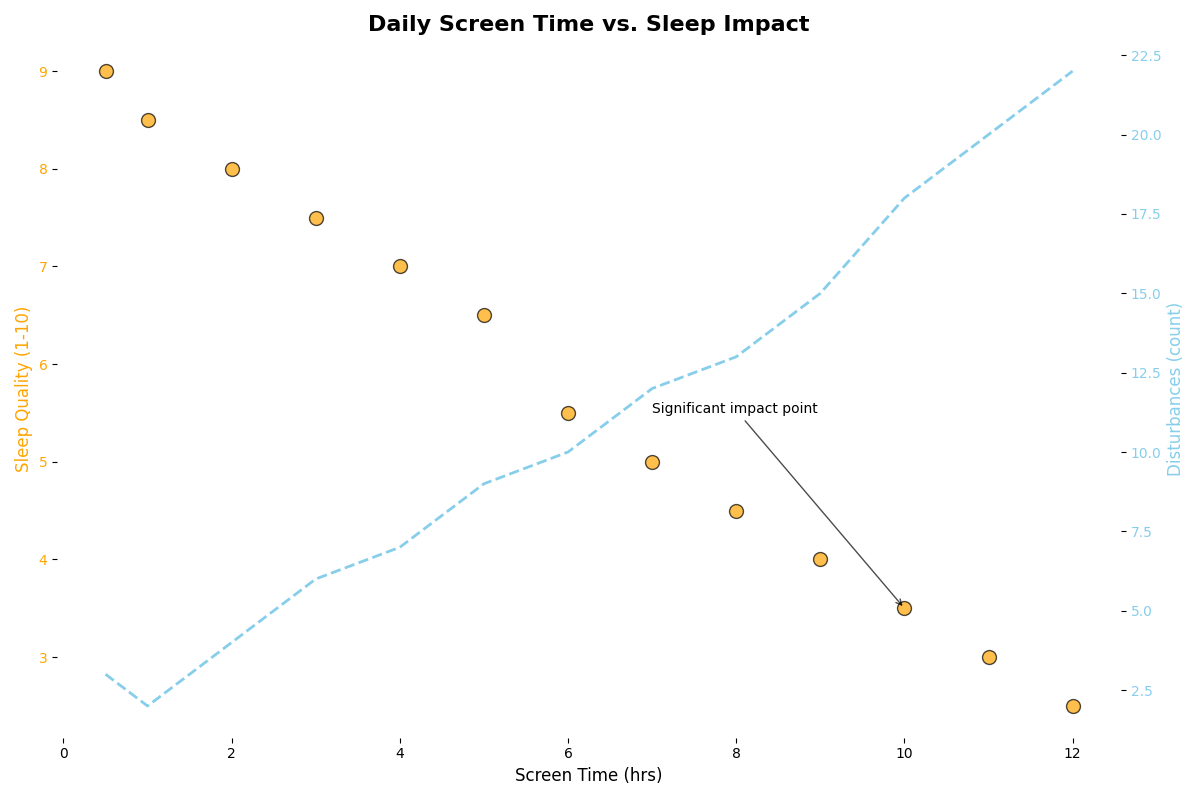

This figure's Python source:
import matplotlib.pyplot as plt
import numpy as np

# Data preparation
screen_time = np.array([0.5, 1, 2, 3, 4, 5, 6, 7, 8, 9, 10, 11, 12])
sleep_quality = np.array([9, 8.5, 8, 7.5, 7, 6.5, 5.5, 5, 4.5, 4, 3.5, 3, 2.5])
sleep_disturbances = np.array([3, 2, 4, 6, 7, 9, 10, 12, 13, 15, 18, 20, 22])

# Create a figure and axes with dual y-axes
fig, ax1 = plt.subplots(figsize=(12, 8))

# Scatter plot
ax1.scatter(screen_time, sleep_quality, c='orange', edgecolor='k', s=100, alpha=0.7)
ax1.set_xlabel('Screen Time (hrs)', fontsize=12)
ax1.set_ylabel('Sleep Quality (1-10)', fontsize=12, color='orange')
ax1.tick_params(axis='y', labelcolor='orange')

# Secondary y-axis
ax2 = ax1.twinx()
ax2.plot(screen_time, sleep_disturbances, color='skyblue', linewidth=2, linestyle='--')
ax2.set_ylabel('Disturbances (count)', fontsize=12, color='skyblue')
ax2.tick_params(axis='y', labelcolor='skyblue')

# Title
plt.title('Daily Screen Time vs. Sleep Impact', fontsize=16, fontweight='bold')

# Remove chart borders
for spine in ax1.spines.values():
    spine.set_visible(False)
for spine in ax2.spines.values():
    spine.set_visible(False)

# Annotate important data point
ax1.annotate('Significant impact point', xy=(10, 3.5), xytext=(7, 5.5),
             arrowprops=dict(facecolor='black', arrowstyle='->', alpha=0.7), fontsize=10)

# Adjust layout
plt.tight_layout()

# Show plot
plt.show()
